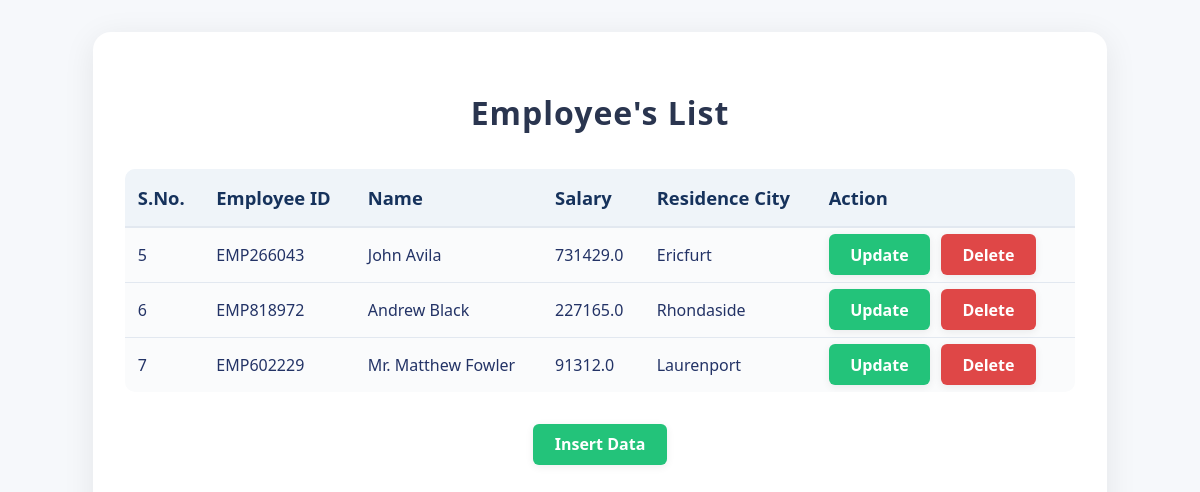
/employees/, run on the app's committed database.
### testapp/models.py (models this page shows)
class EmployeeModel(models.Model):
    emp_id=models.CharField(unique=True,max_length=15)
    emp_name=models.CharField(max_length=70)
    emp_sal=models.FloatField()
    emp_addr=models.CharField(max_length=200)

### testapp/views.py (the view)
# urls.py: path("employees/",views.table_view),
def table_view(request):
    emp_data=EmployeeModel.objects.all().order_by("id")
    dict={"employees":emp_data}
    return render(request,"table.html",context=dict)

### templates/table.html (shortened to what this page needs)
{% load static %}
<!DOCTYPE html>
<html lang="en">
<head>
    <link rel="stylesheet" href="{% static 'table.css' %}">
</head>
<body>
    <div class="table-container">
        <h2>Employee's List</h2>
        <table>
            <thead>
                <tr>
                    <th>S.No.</th>
                    <th>Employee ID</th>
                    <th>Name</th>
                    <th>Salary</th>
                    <th>Residence City</th>
                    <th>Action</th>
                </tr>
            </thead>
            <tbody>
                {% for employee in employees %}
                <tr>
                    <td>{{ employee.id }}</td>
                    <td>{{ employee.emp_id }}</td>
                    <td>{{ employee.emp_name }}</td>
                    <td>{{ employee.emp_sal }}</td>
                    <td>{{ employee.emp_addr }}</td>
                    <td>
                        <a href="/update/{{employee.id}}" class="btn update-btn">Update</a>
                        <a href="/delete/{{employee.id}}" class="btn delete-btn">Delete</a>
                    </td>
                </tr>
                {% endfor %}
            </tbody>
        </table>
        <div class="insert-btn-center">
            <a class="btn update-btn" href="/insert/">Insert Data</a>
        </div>
    </div>
</body>
</html>

### static/table.css (style rules this page uses)
body { margin: 0; padding: 0; background: #f6f8fb; min-height: 100vh; font-family: 'Segoe UI', Arial, sans-serif; display: flex; justify-content: center; }
.table-container { background: #fff; padding: 2rem; border-radius: 18px; box-shadow: 0 6px 32px rgba(0, 0, 0, 0.08); width: 950px; max-width: 98vw; margin: 2rem auto; }
h2 { text-align: center; color: #2a354f; margin-bottom: 2.2rem; font-size: 2rem; letter-spacing: 1px; }
table { width: 100%; border-collapse: collapse; background: #fafbfc; border-radius: 10px; overflow: hidden; }
th, td { padding: 1rem 0.8rem; text-align: left; }
th { background-color: #eff4f9; color: #16325c; font-size: 1.15rem; border-bottom: 2px solid #e2e8f0; }
td { font-size: 1rem; color: #233366; border-bottom: 1px solid #e2e8f0; }
tr:last-child td { border-bottom: none; }
.btn { padding: 0.6rem 1.35rem; font-size: 1rem; border: none; border-radius: 6px; margin-right: 0.4rem; cursor: pointer; text-decoration: none; font-weight: 600; transition: background-color 0.2s, box-shadow 0.2s; box-shadow: 0 2px 8px rgba(0,0,0,0.07); }
.update-btn { background-color: #23c37a; color: #fff; }
.delete-btn { background-color: #df4747; color: #fff; }
.insert-btn-center { display: flex; justify-content: center; width: 100%; margin-top: 2rem; }
.insert-btn-center .btn { margin: 0; }

### data on the page
EmployeeModel: id "5", emp_id "EMP266043", emp_name "John Avila", emp_sal "731429.0", emp_addr "Ericfurt"
EmployeeModel: id "6", emp_id "EMP818972", emp_name "Andrew Black", emp_sal "227165.0", emp_addr "Rhondaside"
EmployeeModel: id "7", emp_id "EMP602229", emp_name "Mr. Matthew Fowler", emp_sal "91312.0", emp_addr "Laurenport"
